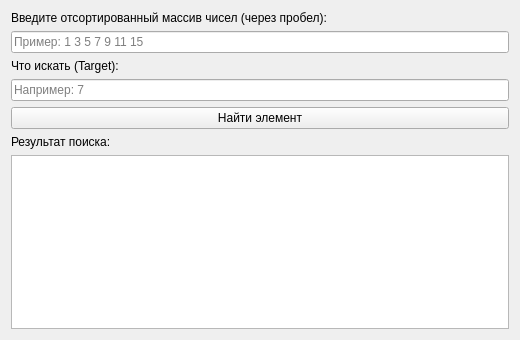
<?xml version="1.0" encoding="UTF-8"?>
<ui version="4.0">
    <class>BinarySearchWindow</class>
    <widget class="QWidget" name="BinarySearchWindow">
        <property name="geometry">
            <rect>
                <x>0</x>
                <y>0</y>
                <width>520</width>
                <height>340</height>
            </rect>
        </property>
        <property name="windowTitle">
            <string>Бинарный поиск (Деление пополам)</string>
        </property>
        <layout class="QVBoxLayout" name="verticalLayout">
            <item>
                <widget class="QLabel" name="labelArray">
                    <property name="text">
                        <string>Введите отсортированный массив чисел (через пробел):</string>
                    </property>
                </widget>
            </item>
            <item>
                <widget class="QLineEdit" name="arrayEdit">
                    <property name="placeholderText">
                        <string>Пример: 1 3 5 7 9 11 15</string>
                    </property>
                </widget>
            </item>
            <item>
                <widget class="QLabel" name="labelTarget">
                    <property name="text">
                        <string>Что искать (Target):</string>
                    </property>
                </widget>
            </item>
            <item>
                <widget class="QLineEdit" name="targetEdit">
                    <property name="placeholderText">
                        <string>Например: 7</string>
                    </property>
                </widget>
            </item>
            <item>
                <widget class="QPushButton" name="searchButton">
                    <property name="text">
                        <string>Найти элемент</string>
                    </property>
                </widget>
            </item>
            <item>
                <widget class="QLabel" name="labelResult">
                    <property name="text">
                        <string>Результат поиска:</string>
                    </property>
                </widget>
            </item>
            <item>
                <widget class="QTextEdit" name="resultEdit">
                    <property name="readOnly">
                        <bool>true</bool>
                    </property>
                </widget>
            </item>
        </layout>
    </widget>
</ui>
